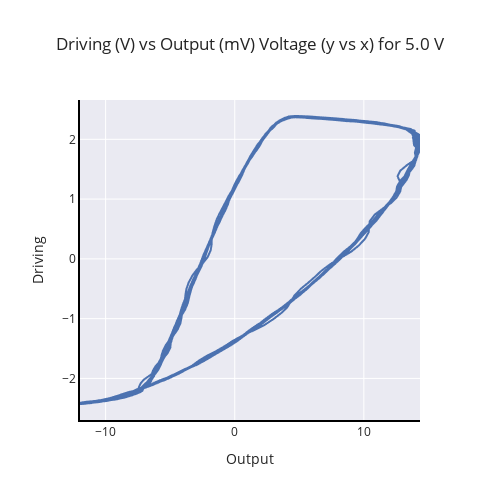

The code cell stored with this chart in its notebook:
### Code cell
get_plot(file_path_ls_2[20], folders[20]) #

### Figure 1 — Plotly figure (JSON) as saved in the notebook; plotly's stock layout.template omitted (floating-point values rounded to 4 significant figures; data arrays with more than 128 entries replaced by an {"elided": "..."} marker saying what was removed)
{"data": [{"hovertemplate": "Output=%{x}<br>Driving=%{y}<extra></extra>", "legendgroup": "", "line": {"color": "rgb(76,114,176)", "dash": "solid"}, "mode": "lines", "name": "", "showlegend": false, "type": "scattergl", "x": {"elided": "2016 float values"}, "xaxis": "x", "y": {"elided": "2016 float values"}, "yaxis": "y"}], "layout": {"height": 500, "legend": {"tracegroupgap": 0}, "title": {"text": "Driving (V) vs Output (mV) Voltage (y vs x) for 5.0 V"}, "width": 500, "xaxis": {"anchor": "y", "domain": [0, 1], "linecolor": "black", "linewidth": 2, "showline": true, "title": {"text": "Output"}}, "yaxis": {"anchor": "x", "domain": [0, 1], "linecolor": "black", "linewidth": 2, "showline": true, "title": {"text": "Driving"}}}}
